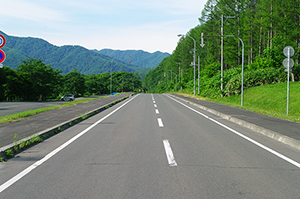
#> input picture notebook/line_detect/road.jpg, 300 x 199 px
$ jupyter execute line_detect.ipynb
#> lines starting #> are read from the running program, lines starting #| are printed output that depends on the picture; after the words box and inside, x2 and y2 are one past the last pixel; in counts of white or black regions, pixels touching at a corner belong together
### src/lib/image.py
# The MIT License (MIT)
# Copyright (c) 2022 Yutaro Kida <yut.dev.private@gmail.com>
#
# Permission is hereby granted, free of charge, to any person obtaining a copy of this software and
# associated documentation files (the "Software"), to deal in the Software without restriction,
# including without limitation the rights to use, copy, modify, merge, publish, distribute, sublicense,
# and/or sell copies of the Software, and to permit persons to whom the Software is furnished to do so,
# subject to the following conditions:
#
# The above copyright notice and this permission notice shall be included in all copies or
# substantial portions of the Software.
#
# THE SOFTWARE IS PROVIDED "AS IS", WITHOUT WARRANTY OF ANY KIND, EXPRESS OR IMPLIED, INCLUDING
# BUT NOT LIMITED TO THE WARRANTIES OF MERCHANTABILITY, FITNESS FOR A PARTICULAR PURPOSE AND NONINFRINGEMENT.
# IN NO EVENT SHALL THE AUTHORS OR COPYRIGHT HOLDERS BE LIABLE FOR ANY CLAIM, DAMAGES OR OTHER LIABILITY,
# WHETHER IN AN ACTION OF CONTRACT, TORT OR OTHERWISE, ARISING FROM, OUT OF OR IN CONNECTION WITH THE SOFTWARE OR
# THE USE OR OTHER DEALINGS IN THE SOFTWARE.

# %%
import os
import json
from pathlib import Path
import numpy as np
import cv2
import matplotlib.pyplot as plt
import torch
from torch.utils.data import DataLoader
from torch.utils.data import Dataset as BaseDataset
import segmentation_models_pytorch as smp
# import albumentations as albu
from typing import List, Union

# [13 lines left out: function img_scaler, not called in this run]


def canny(img:np.ndarray, low_threshold:int, high_threshold:int)-> np.ndarray:
    """ Applies the Canny transform
    Args:
        img (np.ndarray): グレースケール画像
        low_threshold (int): minVal
        high_threshold (int): maxVal

    Returns:
        np.ndarray: エッジ画像
    Note: https://docs.opencv.org/4.5.5/da/d22/tutorial_py_canny.html
    """
    return cv2.Canny(img, low_threshold, high_threshold)

def gaussian_blur(img, kernel_size):
    """Applies a Gaussian Noise kernel"""
    return cv2.GaussianBlur(img, (kernel_size, kernel_size), 0)

def grayscale(img, is_bgr=False):
    """Applies the Grayscale transform
    Args:
        img (np.ndarray): 画像
        is_bgr (bool, optional): カラー表現がBGRか. Defaults to False.
    Note:
        OpenCVで画像ファイルをReadした場合はBGR形式で読まれ、
        pltはRGB形式で処理するため、変換が必要。
    """

    if is_bgr:
        return cv2.cvtColor(img, cv2.COLOR_BGR2GRAY)
    else:
        return cv2.cvtColor(img, cv2.COLOR_RGB2GRAY)

# [46 lines left out: functions region_of_interest, calc_region, not called in this run]


# TODO 要改善
# 線分の延長を行う。.Append、や　np.poly1d、　np.polyfit(x,y,n)を利用した効率化が必要
# np.polyfit(x,y,n): n次式で２変数x,yの回帰分析
def draw_ext_lines(img, lines, color=[255, 0, 0], thickness=2):
    d = 300 # required extend length
    for line in lines:
        for x1,y1,x2,y2 in line:
            if (x2 != x1):
                slope = (y2-y1)/(x2-x1)
                sita = np.arctan(slope)
                if (slope > 0): # 傾きに応じて場合分け
                    if (x2 > x1):
                        x3 = int(x2 + d*np.cos(sita))
                        y3 = int(y2 + d*np.sin(sita))
                        cv2.line(img, (x3, y3), (x1, y1), color, thickness)
                    else:
                        x3 = int(x1 + d*np.cos(sita))
                        y3 = int(y1 + d*np.sin(sita))
                        cv2.line(img, (x3, y3), (x2, y2), color, thickness)
                elif (slope < 0):
                    if (x2 > x1):
                        x3 = int(x1 - d*np.cos(sita))
                        y3 = int(y1 - d*np.sin(sita))
                        cv2.line(img, (x3, y3), (x2, y2), color, thickness)
                    else:
                        x3 = int(x2 - d*np.cos(sita))
                        y3 = int(y2 - d*np.sin(sita))
                        cv2.line(img, (x3, y3), (x1, y1), color, thickness)

def hough_lines(img, rho=2, threshold=2, min_line_len=200, max_line_gap=10, theta=np.pi/180):
    """
    `img` should be the output of a Canny transform.
    Args:
        rho: distance resolution in pixels of the Hough grid
        theta: angular resolution in radians of the Hough grid
        threshold: minimum number of votes (intersections in Hough grid cell)
        min_line_len: minimum number of pixels making up a line
        max_line_gap: maximum gap in pixels between connectable line segments

    Returns an image with hough lines drawn.
    """
    lines = cv2.HoughLinesP(img, rho, theta, threshold, np.array([]), minLineLength=min_line_len, maxLineGap=max_line_gap)
    line_img = np.zeros((img.shape[0], img.shape[1], 3), dtype=np.uint8)
    ###draw_lines(line_img, lines)
    if (not isinstance(lines,type(None))):
        draw_ext_lines(line_img, lines)

    return line_img

# [38 lines left out: function pipeline_calc_white_lines, not called in this run]

def weighted_img(initial_img, img, a=0.8, b=1., c=0.):
    """ overlay img
    output = initial_img * α + img * β + γ
    NOTE: initial_img and img must be the same shape!
    """

    return cv2.addWeighted(initial_img, a, img, b, c)


# [11 lines left out: function draw_bbox, not called in this run]

def plt_imshow(img:np.ndarray, is_bgr=False, cmap='gray', title=None, is_noticks=True):
    """ 画像を表示

    Args:
        img (np.ndarray): 画像のndaray
        is_bgr (bool, optional): カラー表現がBGRか. Defaults to False.
        is_ticks (bool, optional): ラベルを表示するか。 Defaults to True
    Note:
        OpenCVで画像ファイルをReadした場合はBGR形式で読まれ、
        pltはRGB形式で処理するため、変換が必要。
    """

    if is_bgr:
        img = cv2.cvtColor(img, cv2.COLOR_BGR2RGB)

    _, ax = plt.subplots()
    if title:
        ax.set_title(title, fontsize=16, color='black')

    if is_noticks:
        ax.set_xticks([])
        ax.set_yticks([])

    ax.imshow(img, cmap=cmap)

# [11 lines left out: function visualize, not called in this run]

class Video():
    # [15 lines left out: functions __init__, update_video_configs, not called in this run]

    def set_frame_num(self, frame_num:int):
        self.cap.set(cv2.CAP_PROP_POS_FRAMES, frame_num)


    # [46 lines left out: functions read_frame_as_array, dump_each_frames, dump_all_frames, not called in this run]

### notebook/line_detect/line_detect.ipynb
[cell 1]
import os
import json
from pathlib import Path
import numpy as np
import cv2
import matplotlib.pyplot as plt
import sys

sys.path.append('/Users/yutaro/MyDocument/02.Learn/16_blog_qiita/00_common/git_blog/src')
from lib.image import Video, pipeline_calc_white_lines, plt_imshow, visualize
from lib.image import canny, gaussian_blur, grayscale, region_of_interest, calc_region, hough_lines, weighted_img, pipeline_calc_white_lines

# [OpenCV]画像処理で道路の白線を検出する
- (option)色選択
  - 色選択すると、値が2値化されるためエッジ検出が強調され、エッジのノイズが増えてしまう。
- グレー画像
- エッジ検出
- 領域切り抜き
- ハフ直線検出

[cell 2]
img = cv2.imread('./road.jpg')
#> img is the input picture: shape (199, 300, 3); mean B, G, R 121.4, 137.6, 121.6
plt_imshow(img, is_bgr=True)

[cell 3]
clr_blur=(3,3)
gray_blur=(5,5)
lower_clr_range=(180,180,180)

gray_img = grayscale(img)
#> in grayscale, `return cv2.cvtColor(img, cv2.COLOR_RGB2GRAY)`:
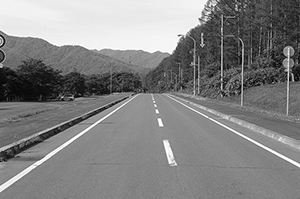
#> returned value: shape (199, 300); min 0, max 255, mean 130.9
plt_imshow(gray_img)

blur_img = cv2.GaussianBlur(img, clr_blur,0)
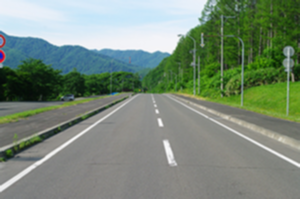
#> blur_img: shape (199, 300, 3); mean B, G, R 121.4, 137.6, 121.6
plt_imshow(blur_img, is_bgr=True)

bin_img = cv2.inRange(img, (200,200,200), (255,255,255)) # 色を選択する
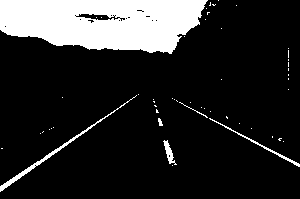
#> bin_img: shape (199, 300); 16.1% white; 52 white regions (46 under 20 px), largest, box (x1, y1, x2, y2) and area: (0, 0, 208, 54) 8639, (0, 95, 137, 192) 456, (209, 118, 300, 167) 207, (163, 140, 177, 165) 129, (179, 102, 208, 118) 35, (158, 118, 163, 126) 26
plt_imshow(bin_img)

gray_blur_img = cv2.GaussianBlur(gray_img, gray_blur,0)
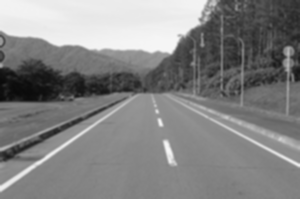
#> gray_blur_img: shape (199, 300); min 10, max 247, mean 130.9
plt_imshow(gray_blur_img)

bin_blur_img = cv2.inRange(blur_img, lower_clr_range, (255,255,255)) # 色を選択する
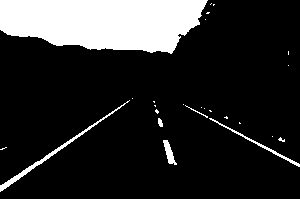
#> bin_blur_img: shape (199, 300); 16.5% white; 25 white regions (19 under 20 px), largest, box (x1, y1, x2, y2) and area: (0, 0, 208, 54) 8831, (0, 100, 130, 192) 503, (209, 118, 300, 167) 243, (163, 140, 177, 165) 156, (185, 105, 208, 118) 33, (158, 118, 163, 127) 33
plt_imshow(bin_blur_img)

[cell 4]
param = {'canny':
    {'low_threshold': 150,
    'high_threshold': 250},
    'hough':
    {'rho': 1, # 2
    'threshold': 20, # 20
    'min_line_len': 50,
    'max_line_gap': 20},
  'region_rate':
    {'left_bottom_rate':[0,0.8],
    'left_top_rate':[0.3, 0.3],
    'right_top_rate':[0.7, 0.3],
    'right_bottom_rate':[1, 0.8]}
    }

[cell 5]
# detect_line = pipeline_calc_white_lines(bin_blur_img, param,DEBUG=True)
edges = canny(bin_blur_img, low_threshold=150, high_threshold=250)
#> in canny, `return cv2.Canny(img, low_threshold, high_threshold)`:
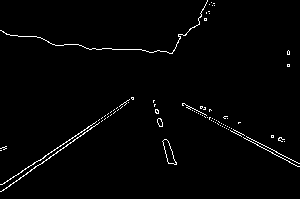
#> returned value: shape (199, 300); 1.6% white in thin lines or dots
plt_imshow(edges)

[cell 6]
# 画像shapeに対する取得領域(4点)を縦横の比率で指定
imshape = np.array(edges.T.shape).T # 画像のshape(W, H)
#> imshape = [300, 199]
left_bottom = imshape * np.array([0,0.8]) # 左下の座標
#> left_bottom = [0, 159.2]
left_top = imshape * np.array([0.3, 0.3]) # 左上の座標
#> left_top = [90, 59.7]
right_top = imshape * np.array([0.7, 0.3]) # 右上の座標
#> right_top = [210, 59.7]
right_bottom = imshape * np.array([1, 0.8]) # 右下の座標
#> right_bottom = [300, 159.2]
region_coord = np.array([[left_bottom, left_top, right_top, right_bottom]], dtype=np.int32) # 先行車領域の座標4点(左下から時計回り)

## define a four sided polygon to mask
mask = np.zeros_like(edges)
# region_coord = calc_region(np.array(gray_img.T.shape), **param['region_rate'])
# vertices = np.array([region_coord], dtype=np.int32)
cv2.fillPoly(mask, region_coord, color=255)
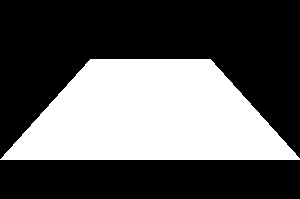
#> mask: shape (199, 300); 35.7% white; 1 white region, box (x1, y1, x2, y2) and area: (0, 59, 300, 160) 21310

plt_imshow(mask)

[cell 7]
# mask edges by region
masked_edges = cv2.bitwise_and(edges, mask)
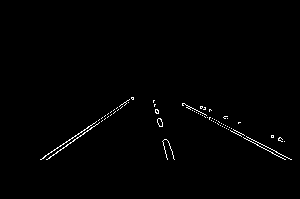
#> masked_edges: shape (199, 300); 0.87% white in thin lines or dots, all inside (x1, y1, x2, y2) = (40, 97, 292, 160)
plt_imshow(masked_edges)

[cell 8]
"""
rho: distance resolution in pixels of the Hough grid
theta: angular resolution in radians of the Hough grid
threshold: minimum number of votes (intersections in Hough grid cell)
min_line_len: minimum number of pixels making up a line
max_line_gap: maximum gap in pixels between connectable line segments
"""

# detect_line = hough_lines(masked_edges, theta=np.pi/180, **param['hough']) # Lineのみの画像
detect_line = hough_lines(masked_edges, threshold=20, min_line_len=50, max_line_gap=20, rho=1, theta=np.pi/180) # Lineのみの画像
#> in hough_lines, `lines = cv2.HoughLinesP(img, rho, theta, threshold, np.array([]), minL..`: lines = [[40, 159, 132, 97], [47, 159, 133, 99], [183, 103, 290, 159], [182, 104, 285, 159], [154, 100, 173, 155], [153, 100, 167, 159], [41, 159, 94, 123]]
#> the loop in draw_ext_lines, `for line in lines:` made 7 passes
#> after the loop in draw_ext_lines, `for line in lines:`:
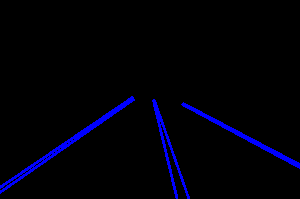
#> img: shape (199, 300, 3); mean of channels 0, 1, 2 8.9, 0, 0; drawn as B, G, R

[cell 9]
plt_imshow(detect_line)

[cell 10]
overlay_img = weighted_img(img, cv2.cvtColor(detect_line,cv2.COLOR_RGB2BGR), a=0.6)
#> in weighted_img, `return cv2.addWeighted(initial_img, a, img, b, c)`:
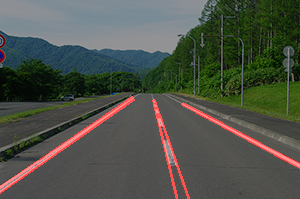
#> returned value: shape (199, 300, 3); mean of channels 0, 1, 2 72.8, 82.5, 78.2; drawn as B, G, R
plt_imshow(overlay_img, is_bgr=True)

[cell 11]
def vis(images):
    n = len(images)
#> n = 2
    plt.figure(figsize=(16, 5))
    for i, (name, image) in enumerate(images.items()):
        plt.subplot(1, n, i + 1)
        plt.xticks([])
        plt.yticks([])
        plt.title(' '.join(name.split('_')).title(),color='white')
        plt.imshow(cv2.cvtColor(image, cv2.COLOR_BGR2RGB))
#> this loop made 2 passes
#> name on passes 1 to 2: 'original', 'goal'
    plt.show()

vis({'original': img, 'goal':overlay_img})
# [5 lines of commented-out code are left out]
